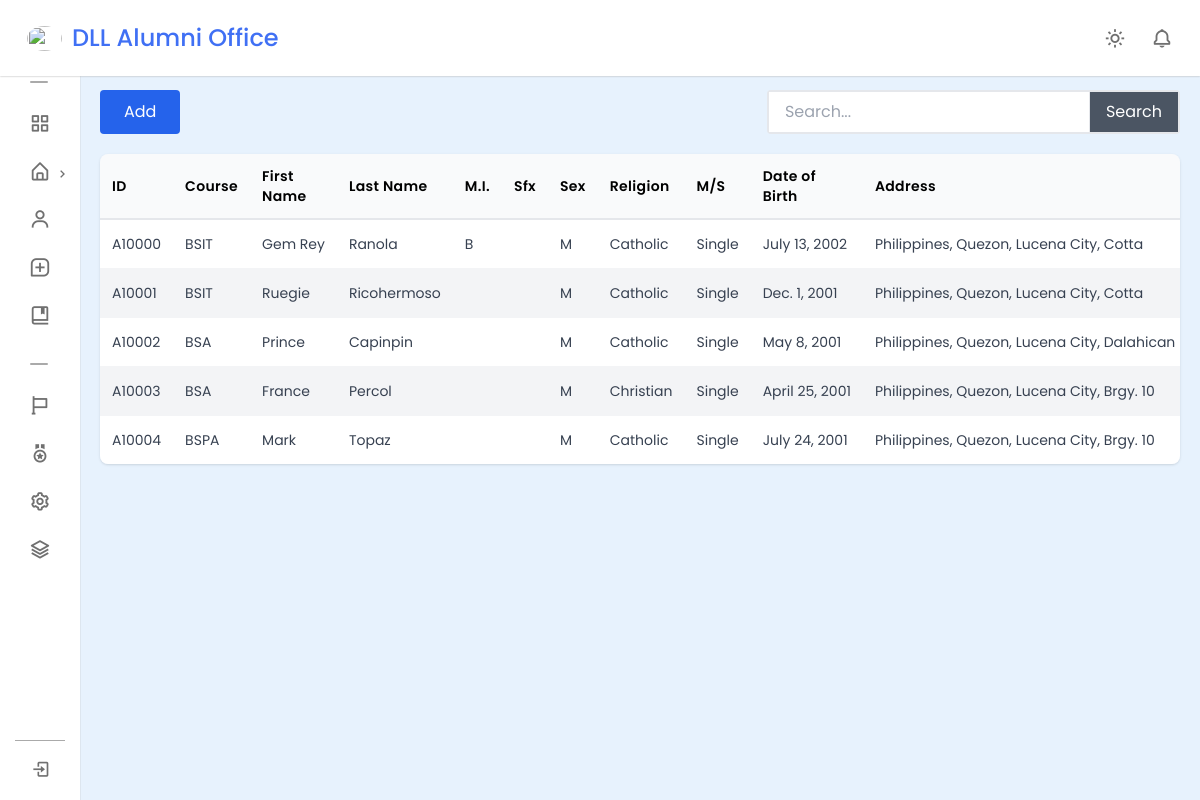
The app's page /alumni/ (signed in) with its own data.
### AlumniManagement/models.py (models this page shows, shortened)
class Alumni_Demographic_Profile(models.Model):
    user = models.OneToOneField(User, on_delete=models.CASCADE, blank=True, null=True)
    alumni_id = models.CharField(primary_key=True, max_length=6)
    fname = models.CharField(max_length=64)
    lname = models.CharField(max_length=64)
    mi = models.CharField(max_length=2, blank=True)
    suffix = models.CharField(max_length=3, blank=True)
    course_id = models.ForeignKey(Course, on_delete=models.CASCADE)
    SEX_CHOICES = [
        ('male', 'Male'),
        ('female', 'Female')
    ]
    sex = models.CharField(max_length=10, choices=SEX_CHOICES)
    religion = models.CharField(max_length=64)
    marital_status = models.CharField(max_length=64)
    date_of_birth = models.DateField()
    country = models.ForeignKey(Country, on_delete=models.CASCADE, default='Philippines')
    province = models.ForeignKey(Province, on_delete=models.CASCADE, default="Quezon")
    city = models.ForeignKey(City, on_delete=models.CASCADE, default='Lucena City')
    barangay = models.ForeignKey(Barangay, on_delete=models.CASCADE, default='Dalahican')

class Course(models.Model):
    course_id = models.CharField(max_length=6, primary_key=True)
    course_name = models.CharField(max_length=64, blank=False)
    course_desc = models.CharField(max_length=255, blank=True)
    field_type = models.CharField(max_length=64, choices=FIELD_CHOICES, default='technology')
    def __str__(self):
        return f'{self.course_id}'

class Country(models.Model):
    country_name = models.CharField(max_length=64)
    def __str__(self):
        return self.country_name

class Province(models.Model):
    province_name = models.CharField(max_length=64)
    country = models.ForeignKey(Country, on_delete=models.CASCADE)
    def __str__(self):
        return self.province_name

class City(models.Model):
    city_name = models.CharField(max_length=64)
    province = models.ForeignKey(Province, on_delete=models.CASCADE)
    def __str__(self):
        return self.city_name

class Barangay(models.Model):
    barangay_name = models.CharField(max_length=64)
    city = models.ForeignKey(City, on_delete=models.CASCADE)
    def __str__(self):
        return self.barangay_name

### AlumniManagement/views.py (the view, shortened to what this page needs)
# urls.py: path('alumni/', views.alumni, name="alumni"),
@login_required(login_url='Authentication:login')
def alumni(request):
    profiles = Alumni_Demographic_Profile.objects.all()
    countries = Country.objects.all()
    courses = Course.objects.all()
    field_choices = FIELD_CHOICES
    context = {
        'profiles': profiles,
        'countries': countries,
        'courses': courses,
        'field_choices': field_choices,
    }
    return render(request, "AlumniManagement/alumni.html", context)

### AlumniManagement/templates/AlumniManagement/alumni.html (shortened to what this page needs)
{% extends 'base_alumni_management.html' %}
{% block content %}
{% load static %}
<link rel="stylesheet" type="text/css" href="{% static "AlumniManagement/css/alumni.css" %}">
<div class="flex justify-between mb-5">
    <div class="align-end">
        <button class="showModal bg-blue-600 hover:bg-blue-700 px-5 py-2.5 sm:py-2.5 sm:px-6 rounded text-white">Add</button>
    </div>
    <div>
        <form action="" class="mx-auto" id="search-form">
            <div class="flex items-center justify-end">
                <div class="flex border-2 border-gray-200 rounded">
                    <input type="text" class="px-4 py-2 w-32 sm:w-20 md:w-80" placeholder="Search..." id="search-input">
                    <button class="px-2 sm:px-4 text-white bg-gray-600 border-l ">
                        Search
                    </button>
                </div>
            </div>
        </form>
    </div>
</div>
<div class="overflow-auto rounded-lg shadow hidden md:block" id="table-container">
    <table class="w-full">
        <thead class="bg-gray-50 border-b-2 border-gray-200">
            <tr>
                <th class="w-7 p-3 text-sm font-semibold tracking-wide text-left">ID</th>
                <th class="w-10 p-3 text-sm font-semibold tracking-wide text-left">Course</th>
                <th class="w-28 p-3 text-sm font-semibold tracking-wide text-left">First Name</th>
                <th class="w-28 p-3 text-sm font-semibold tracking-wide text-left">Last Name</th>
                <th class="w-2 p-3 text-sm font-semibold tracking-wide text-left">M.I.</th>
                <th class="w-2 p-3 text-sm font-semibold tracking-wide text-left">Sfx</th>
                <th class="w-6 p-3 text-sm font-semibold tracking-wide text-left">Sex</th>
                <th class="w-20 p-3 text-sm font-semibold tracking-wide text-left">Religion</th>
                <th class="w-16 p-3 text-sm font-semibold tracking-wide text-left">M/S</th>
                <th class="w-20 p-3 text-sm font-semibold tracking-wide text-left">Date of Birth</th>
                <th class="w-18 p-3 text-sm font-semibold tracking-wide text-left">Address</th>
            </tr>
        </thead>
        <tbody class="divide-y divide-gray-100">
            {% for profile in profiles %}
            <tr class="{% cycle 'bg-white' 'bg-gray-100' %}">
                <td class="p-3 text-sm text-gray-700 whitespace-nowrap">{{profile.alumni_id}}</td>
                <td class="p-3 text-sm text-gray-700 whitespace-nowrap">{{profile.course_id}}</td>
                <td class="p-3 text-sm text-gray-700 whitespace-nowrap">{{profile.fname}}</td>
                <td class="p-3 text-sm text-gray-700 whitespace-nowrap">{{profile.lname}}</td>
                <td class="p-3 text-sm text-gray-700 whitespace-nowrap">{{profile.mi}}</td>
                <td class="p-3 text-sm text-gray-700 whitespace-nowrap">{{profile.suffix}}</td>
                <td class="p-3 text-sm text-gray-700 whitespace-nowrap">{% if profile.sex == 'male' %}M{% else %}F
                    {% endif %}</td>
                <td class="p-3 text-sm text-gray-700 whitespace-nowrap">{{profile.religion}}</td>
                <td class="p-3 text-sm text-gray-700 whitespace-nowrap">{{profile.marital_status}}</td>
                <td class="p-3 text-sm text-gray-700 whitespace-nowrap">{{profile.date_of_birth}}</td>
                <td class="p-3 text-sm text-gray-700 whitespace-nowrap">{{profile.country}}, {{profile.province}}, {{profile.city}}, {{profile.barangay}}</td>
            </tr>
            {% endfor %}
        </tbody>
    </table>
</div>
{% endblock content %}

### AlumniManagement/templates/base_alumni_management.html (shortened to what this page needs)
{% load static %}
<!DOCTYPE html>
<html>
<head>
	<script src="https://cdn.tailwindcss.com"></script>
	<link href="https://unpkg.com/boxicons@2.1.4/css/boxicons.min.css" rel="stylesheet" />
	<link rel="stylesheet" type="text/css" href="{% static 'AlumniManagement/css/base.css' %}">
</head>
<body>
	{% include "AlumniManagement/sidebar.html" %}
	<div class="main">
		{% block content %}{% endblock content %}
	</div>
</body>
</html>

### AlumniManagement/templates/AlumniManagement/sidebar.html (shortened to what this page needs)
{% load static %}
<link rel="stylesheet" type="text/css" href="{% static 'AlumniManagement/css/sidebar.css' %}">
<nav class="navbar">
    <div class="logo_item">
        <img src="" alt=""><span class="navbar-text">DLL Alumni Office</span>
    </div>
    <div class="navbar_content">
        <i class='bx bx-sun' id="darkLight"></i>
        <i class='bx bx-bell'></i>
    </div>
</nav>
<nav class="sidebar close">
    <div class="menu_content">
        <ul class="menu_items">
            <div class="menu_title menu_dahsboard"></div>
            <li class="item">
                <a href="{% url 'AlumniManagement:dashboard' %}" class="nav_link">
                    <span class="navlink_icon">
                        <i class="bx bx-grid-alt"></i>
                    </span>
                </a>
            </li>
            <div href="#" class="nav_link submenu_item">
                <span class="navlink_icon">
                    <i class="bx bx-home-alt"></i>
                </span>
                <i class="bx bx-chevron-right arrow-left"></i>
            </div>
            <li class="item">
                <a href="{% url 'AlumniManagement:alumni' %}" class="nav_link">
                    <span class="navlink_icon">
                        <i class='bx bx-user'></i>
                    </span>
                </a>
            </li>
            <li class="item">
                <a href="#" class="nav_link">
                    <span class="navlink_icon">
                        <i class='bx bx-message-square-add'></i>
                    </span>
                </a>
            </li>
            <li class="item">
                <a href="#" class="nav_link">
                    <span class="navlink_icon">
                        <i class='bx bx-book-bookmark'></i>
                    </span>
                </a>
            </li>
        </ul>
        <ul class="menu_items">
            <div class="menu_title menu_setting"></div>
            <li class="item">
                <a href="#" class="nav_link">
                    <span class="navlink_icon">
                        <i class="bx bx-flag"></i>
                    </span>
                </a>
            </li>
            <li class="item">
                <a href="#" class="nav_link">
                    <span class="navlink_icon">
                        <i class="bx bx-medal"></i>
                    </span>
                </a>
            </li>
            <li class="item">
                <a href="#" class="nav_link">
                    <span class="navlink_icon">
                        <i class="bx bx-cog"></i>
                    </span>
                </a>
            </li>
            <li class="item">
                <a href="#" class="nav_link">
                    <span class="navlink_icon">
                        <i class="bx bx-layer"></i>
                    </span>
                </a>
            </li>
        </ul>
        <div class="bottom_content">
            <div class="bottom expand_sidebar">
                <i class='bx bx-log-in'></i>
            </div>
        </div>
    </div>
</nav>

### static/AlumniManagement/css/base.css (style rules this page uses)
.main { margin-top: 90px; margin-left: 100px; margin-right: 20px; }

### static/AlumniManagement/css/sidebar.css (style rules this page uses)
* { margin: 0; padding: 0; box-sizing: border-box; font-family: "Poppins", sans-serif; }
:root { --white-color: #fff; --white-to-grey-color: #fff; --blue-color: #4070f4; --grey-color: #707070; --grey-color-light: #aaa; --black-color: #000000; --black-to-blue-color: #000000; --black-to-green-color: #000000; }
body { background-color: #e7f2fd; transition: all 0.5s ease; }
.navbar { position: fixed; top: 0; width: 100%; left: 0; background-color: var(--white-color); display: flex; align-items: center; justify-content: space-between; padding: 20px 27px; z-index: 2; box-shadow: 0 0 2px var(--grey-color-light); }
.logo_item { display: flex; align-items: center; column-gap: 10px; font-size: 22px; font-weight: 500; color: var(--blue-color); }
.navbar img { width: 35px; height: 25px; object-fit: cover; border-radius: 50%; }
.navbar_content { display: flex; align-items: center; column-gap: 25px; }
.navbar_content i { cursor: pointer; font-size: 22px; color: var(--grey-color); }
.sidebar { background-color: var(--white-color); width: 260px; position: fixed; top: 0; left: 0; height: 100%; padding: 60px 20px; z-index: 1; overflow-y: scroll; box-shadow: 0 0 1px var(--grey-color-light); transition: all 0.5s ease; }
.sidebar.close { padding: 60px 0; width: 80px; }
.menu_content { position: relative; }
.menu_title { margin: 15px 0; padding: 0 20px; font-size: 18px; }
.sidebar.close .menu_title { padding: 6px 30px; }
.menu_title::before { color: var(--grey-color); white-space: nowrap; }
.menu_dahsboard::before { content: "Dashboard"; }
.menu_setting::before { content: "Setting"; }
.sidebar.close .menu_title::before { content: ""; position: absolute; height: 2px; width: 18px; border-radius: 12px; background: var(--grey-color-light); }
.menu_items { padding: 0; list-style: none; }
.navlink_icon { position: relative; font-size: 22px; min-width: 50px; line-height: 40px; display: inline-block; text-align: center; border-radius: 6px; }
.navlink_icon::before { content: ""; position: absolute; height: 100%; width: calc(100% + 100px); left: -20px; }
.sidebar .nav_link { display: flex; align-items: center; width: 100%; padding: 4px 15px; border-radius: 8px; text-decoration: none; color: var(--grey-color); white-space: nowrap; }
.submenu_item { cursor: pointer; }
.submenu_item .arrow-left { position: absolute; right: 10px; display: inline-block; margin-right: auto; }
.bottom_content { position: fixed; bottom: 60px; left: 0; width: 260px; cursor: pointer; transition: all 0.5s ease; }
.bottom { position: absolute; display: flex; align-items: center; left: 0; justify-content: space-around; padding: 18px 0; text-align: center; width: 100%; color: var(--grey-color); border-top: 1px solid var(--grey-color-light); background-color: var(--white-color); }
.bottom i { font-size: 20px; }
.sidebar.close .bottom_content { width: 50px; left: 15px; }
.navbar-text { font-size: 24px; color: var(--blue-color); }

### records on screen
Alumni_Demographic_Profile: alumni_id "A10000", course_id "BSIT", fname "Gem Rey", lname "Ranola", mi "B", sex "M", religion "Catholic", marital_status "Single", date_of_birth "July 13, 2002", country "Philippines", province "Quezon", city "Lucena City", barangay "Cotta"
Alumni_Demographic_Profile: alumni_id "A10001", course_id "BSIT", fname "Ruegie", lname "Ricohermoso", sex "M", religion "Catholic", marital_status "Single", date_of_birth "Dec. 1, 2001", country "Philippines", province "Quezon", city "Lucena City", barangay "Cotta"
Alumni_Demographic_Profile: alumni_id "A10002", course_id "BSA", fname "Prince", lname "Capinpin", sex "M", religion "Catholic", marital_status "Single", date_of_birth "May 8, 2001", country "Philippines", province "Quezon", city "Lucena City", barangay "Dalahican"
Alumni_Demographic_Profile: alumni_id "A10003", course_id "BSA", fname "France", lname "Percol", sex "M", religion "Christian", marital_status "Single", date_of_birth "April 25, 2001", country "Philippines", province "Quezon", city "Lucena City", barangay "Brgy. 10"
Alumni_Demographic_Profile: alumni_id "A10004", course_id "BSPA", fname "Mark", lname "Topaz", sex "M", religion "Catholic", marital_status "Single", date_of_birth "July 24, 2001", country "Philippines", province "Quezon", city "Lucena City", barangay "Brgy. 10"
